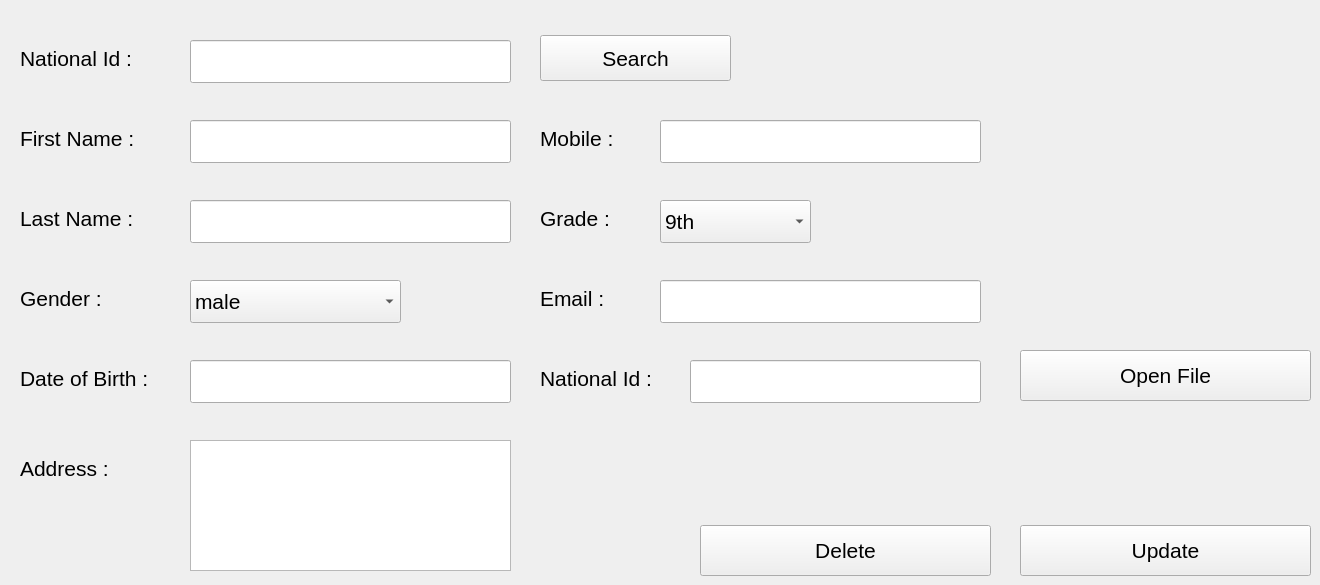
      <widget class="QWidget" name="tab_7">
       <attribute name="title">
        <string>Edit Student Information</string>
       </attribute>
       <widget class="QLabel" name="national_id_label_3">
        <property name="geometry">
         <rect>
          <x>20</x>
          <y>40</y>
          <width>152</width>
          <height>37</height>
         </rect>
        </property>
        <property name="font">
         <font>
          <pointsize>16</pointsize>
         </font>
        </property>
        <property name="frameShape">
         <enum>QFrame::NoFrame</enum>
        </property>
        <property name="text">
         <string>National Id : </string>
        </property>
       </widget>
       <widget class="QLineEdit" name="national_id_lineEdit_search">
        <property name="geometry">
         <rect>
          <x>190</x>
          <y>40</y>
          <width>321</width>
          <height>43</height>
         </rect>
        </property>
        <property name="font">
         <font>
          <pointsize>16</pointsize>
         </font>
        </property>
       </widget>
       <widget class="QPushButton" name="search_pushButton">
        <property name="geometry">
         <rect>
          <x>540</x>
          <y>35</y>
          <width>191</width>
          <height>46</height>
         </rect>
        </property>
        <property name="font">
         <font>
          <pointsize>16</pointsize>
         </font>
        </property>
        <property name="text">
         <string>Search</string>
        </property>
       </widget>
       <widget class="QLineEdit" name="firstname_lineEdit_edit">
        <property name="geometry">
         <rect>
          <x>190</x>
          <y>120</y>
          <width>321</width>
          <height>43</height>
         </rect>
        </property>
        <property name="font">
         <font>
          <pointsize>16</pointsize>
         </font>
        </property>
       </widget>
       <widget class="QLabel" name="firstname_label_edit">
        <property name="geometry">
         <rect>
          <x>20</x>
          <y>120</y>
          <width>147</width>
          <height>37</height>
         </rect>
        </property>
        <property name="font">
         <font>
          <pointsize>16</pointsize>
         </font>
        </property>
        <property name="text">
         <string>First Name : </string>
        </property>
       </widget>
       <widget class="QPushButton" name="image_browse_pushButton_edit">
        <property name="geometry">
         <rect>
          <x>1020</x>
          <y>350</y>
          <width>291</width>
          <height>51</height>
         </rect>
        </property>
        <property name="font">
         <font>
          <pointsize>16</pointsize>
         </font>
        </property>
        <property name="text">
         <string>Open File</string>
        </property>
       </widget>
       <widget class="QLabel" name="email_label_edit">
        <property name="geometry">
         <rect>
          <x>540</x>
          <y>280</y>
          <width>85</width>
          <height>37</height>
         </rect>
        </property>
        <property name="font">
         <font>
          <pointsize>16</pointsize>
         </font>
        </property>
        <property name="frameShape">
         <enum>QFrame::NoFrame</enum>
        </property>
        <property name="lineWidth">
         <number>0</number>
        </property>
        <property name="text">
         <string>Email : </string>
        </property>
       </widget>
       <widget class="QTextEdit" name="address_textEdit_edit">
        <property name="geometry">
         <rect>
          <x>190</x>
          <y>440</y>
          <width>321</width>
          <height>131</height>
         </rect>
        </property>
       </widget>
       <widget class="QLineEdit" name="mobile_lineEdit_edit">
        <property name="geometry">
         <rect>
          <x>660</x>
          <y>120</y>
          <width>321</width>
          <height>43</height>
         </rect>
        </property>
        <property name="font">
         <font>
          <pointsize>16</pointsize>
         </font>
        </property>
       </widget>
       <widget class="QLineEdit" name="email_lineEdit_edit">
        <property name="geometry">
         <rect>
          <x>660</x>
          <y>280</y>
          <width>321</width>
          <height>43</height>
         </rect>
        </property>
        <property name="font">
         <font>
          <pointsize>16</pointsize>
         </font>
        </property>
       </widget>
       <widget class="QLineEdit" name="lastname_lineEdit_edit">
        <property name="geometry">
         <rect>
          <x>190</x>
          <y>200</y>
          <width>321</width>
          <height>43</height>
         </rect>
        </property>
        <property name="font">
         <font>
          <pointsize>16</pointsize>
         </font>
        </property>
       </widget>
       <widget class="QLabel" name="mobile_label_edit">
        <property name="geometry">
         <rect>
          <x>540</x>
          <y>120</y>
          <width>104</width>
          <height>37</height>
         </rect>
        </property>
        <property name="font">
         <font>
          <pointsize>16</pointsize>
         </font>
        </property>
        <property name="frameShape">
         <enum>QFrame::NoFrame</enum>
        </property>
        <property name="lineWidth">
         <number>0</number>
        </property>
        <property name="text">
         <string>Mobile : </string>
        </property>
       </widget>
       <widget class="QComboBox" name="gender_comboBox_edit">
        <property name="geometry">
         <rect>
          <x>190</x>
          <y>280</y>
          <width>211</width>
          <height>43</height>
         </rect>
        </property>
        <property name="font">
         <font>
          <pointsize>16</pointsize>
         </font>
        </property>
        <item>
         <property name="text">
          <string>male</string>
         </property>
        </item>
        <item>
         <property name="text">
          <string>female</string>
         </property>
        </item>
       </widget>
       <widget class="QComboBox" name="Grade_comboBox_edit">
        <property name="geometry">
         <rect>
          <x>660</x>
          <y>200</y>
          <width>151</width>
          <height>43</height>
         </rect>
        </property>
        <property name="font">
         <font>
          <pointsize>16</pointsize>
         </font>
        </property>
        <item>
         <property name="text">
          <string>9th</string>
         </property>
        </item>
        <item>
         <property name="text">
          <string>10th</string>
         </property>
        </item>
        <item>
         <property name="text">
          <string>11th</string>
         </property>
        </item>
        <item>
         <property name="text">
          <string>12th</string>
         </property>
        </item>
       </widget>
       <widget class="QLabel" name="birthday_label_edit">
        <property name="geometry">
         <rect>
          <x>20</x>
          <y>360</y>
          <width>169</width>
          <height>37</height>
         </rect>
        </property>
        <property name="font">
         <font>
          <pointsize>16</pointsize>
         </font>
        </property>
        <property name="text">
         <string>Date of Birth : </string>
        </property>
       </widget>
       <widget class="QLabel" name="lastname_label_edit">
        <property name="geometry">
         <rect>
          <x>20</x>
          <y>200</y>
          <width>145</width>
          <height>37</height>
         </rect>
        </property>
        <property name="font">
         <font>
          <pointsize>16</pointsize>
         </font>
        </property>
        <property name="text">
         <string>Last Name : </string>
        </property>
       </widget>
       <widget class="QLineEdit" name="birthday_lineEdit_edit">
        <property name="geometry">
         <rect>
          <x>190</x>
          <y>360</y>
          <width>321</width>
          <height>43</height>
         </rect>
        </property>
        <property name="font">
         <font>
          <pointsize>16</pointsize>
         </font>
        </property>
       </widget>
       <widget class="QLabel" name="image_label_edit">
        <property name="geometry">
         <rect>
          <x>1020</x>
          <y>20</y>
          <width>291</width>
          <height>311</height>
         </rect>
        </property>
        <property name="text">
         <string/>
        </property>
        <property name="pixmap">
         <pixmap>images/student.jpg</pixmap>
        </property>
        <property name="scaledContents">
         <bool>true</bool>
        </property>
       </widget>
       <widget class="QLabel" name="address_label_edit">
        <property name="geometry">
         <rect>
          <x>20</x>
          <y>450</y>
          <width>107</width>
          <height>37</height>
         </rect>
        </property>
        <property name="font">
         <font>
          <pointsize>16</pointsize>
         </font>
        </property>
        <property name="text">
         <string>Address :</string>
        </property>
       </widget>
       <widget class="QLabel" name="grade_label_edit">
        <property name="geometry">
         <rect>
          <x>540</x>
          <y>200</y>
          <width>104</width>
          <height>37</height>
         </rect>
        </property>
        <property name="font">
         <font>
          <pointsize>16</pointsize>
         </font>
        </property>
        <property name="frameShape">
         <enum>QFrame::NoFrame</enum>
        </property>
        <property name="lineWidth">
         <number>0</number>
        </property>
        <property name="text">
         <string>Grade : </string>
        </property>
       </widget>
       <widget class="QLabel" name="gender_label_edit">
        <property name="geometry">
         <rect>
          <x>20</x>
          <y>280</y>
          <width>107</width>
          <height>37</height>
         </rect>
        </property>
        <property name="font">
         <font>
          <pointsize>16</pointsize>
         </font>
        </property>
        <property name="text">
         <string>Gender : </string>
        </property>
       </widget>
       <widget class="QPushButton" name="edit_stu_pushButton">
        <property name="geometry">
         <rect>
          <x>1020</x>
          <y>525</y>
          <width>291</width>
          <height>51</height>
         </rect>
        </property>
        <property name="font">
         <font>
          <pointsize>16</pointsize>
         </font>
        </property>
        <property name="text">
         <string>Update</string>
        </property>
       </widget>
       <widget class="QPushButton" name="delete_stu_pushButton">
        <property name="geometry">
         <rect>
          <x>700</x>
          <y>525</y>
          <width>291</width>
          <height>51</height>
         </rect>
        </property>
        <property name="font">
         <font>
          <pointsize>16</pointsize>
         </font>
        </property>
        <property name="text">
         <string>Delete</string>
        </property>
       </widget>
       <widget class="QLabel" name="national_id_label_4">
        <property name="geometry">
         <rect>
          <x>540</x>
          <y>360</y>
          <width>152</width>
          <height>37</height>
         </rect>
        </property>
        <property name="font">
         <font>
          <pointsize>16</pointsize>
         </font>
        </property>
        <property name="frameShape">
         <enum>QFrame::NoFrame</enum>
        </property>
        <property name="text">
         <string>National Id : </string>
        </property>
       </widget>
       <widget class="QLineEdit" name="national_id_lineEdit_edit">
        <property name="geometry">
         <rect>
          <x>690</x>
          <y>360</y>
          <width>291</width>
          <height>43</height>
         </rect>
        </property>
        <property name="font">
         <font>
          <pointsize>16</pointsize>
         </font>
        </property>
       </widget>
      </widget>
